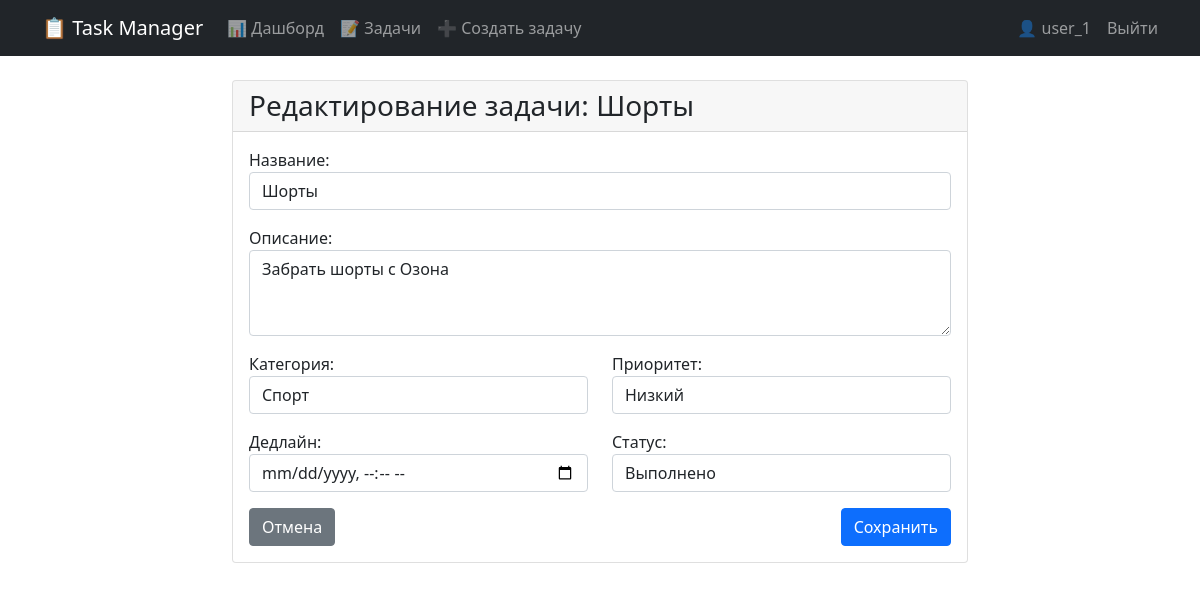
/tasks/13/edit/ (signed in), run on the app's committed database.
### tasks/models.py (models this page shows, shortened)
class Task(models.Model):
    STATUS_CHOICES = [
        ('pending', 'В ожидании'),
        ('completed', 'Выполнено'),
    ]
    PRIORITY_CHOICES = [
        ('low', 'Низкий'),
        ('medium', 'Средний'),
        ('high', 'Высокий'),
    ]
    title = models.CharField(max_length=200, verbose_name="Название")
    description = models.TextField(blank=True, verbose_name="Описание")
    created_at = models.DateTimeField(auto_now_add=True)
    deadline = models.DateTimeField(null=True, blank=True, verbose_name="Дедлайн")
    status = models.CharField(
        max_length=20,
        choices=STATUS_CHOICES,
        default='pending',
        verbose_name="Статус"
    )
    priority = models.CharField(
        max_length=10,
        choices=PRIORITY_CHOICES,
        default='medium',
        verbose_name="Приоритет"
    )
    category = models.ForeignKey(
        Category,
        on_delete=models.SET_NULL,
        null=True,
        blank=True,
        verbose_name="Категория"
    )
    user = models.ForeignKey(
        User,
        on_delete=models.CASCADE,
        verbose_name="Пользователь"
    )
    class Meta:
        verbose_name = "Задача"
        verbose_name_plural = "Задачи"
        ordering = ['-created_at']

### tasks/views.py (the view)
# urls.py: path('tasks/<int:pk>/edit/', views.TaskUpdateView.as_view(), name='task_update'),
class TaskUpdateView(LoginRequiredMixin, UpdateView):
    model = Task
    form_class = TaskForm
    template_name = 'tasks/task_form.html'
    success_url = reverse_lazy('task_list')
    def get_queryset(self):
        return Task.objects.filter(user=self.request.user)

### tasks/forms.py
class TaskForm(forms.ModelForm):
    class Meta:
        model = Task
        fields = ['title', 'description', 'category', 'priority', 'deadline', 'status']
        widgets = {
            'title': forms.TextInput(attrs={
                'class': 'form-control',
                'placeholder': 'Введите название задачи'
            }),
            'description': forms.Textarea(attrs={
                'class': 'form-control',
                'rows': 3,
                'placeholder': 'Опишите задачу...'
            }),
            'category': forms.Select(attrs={'class': 'form-control'}),
            'priority': forms.Select(attrs={'class': 'form-control'}),
            'deadline': forms.DateTimeInput(attrs={
                'class': 'form-control',
                'type': 'datetime-local'
            }),
            'status': forms.Select(attrs={'class': 'form-control'}),
        }

### tasks/models.py (called while the page is built)
    def __str__(self):
        return self.name

### tasks/templates/tasks/task_form.html (shortened to what this page needs)
{% extends 'base.html' %}
{% block content %}
<div class="row justify-content-center">
    <div class="col-md-8">
        <div class="card">
            <div class="card-header">
                <h3 class="mb-0">
                    {% if task %}
                        Редактирование задачи: {{ task.title }}
                    {% else %}
                        Создание новой задачи
                    {% endif %}
                </h3>
            </div>
            <div class="card-body">
                <form method="post">
                    <div class="mb-3">
                        {{ form.title.label_tag }}
                        {{ form.title }}
                    </div>
                    <div class="mb-3">
                        {{ form.description.label_tag }}
                        {{ form.description }}
                    </div>
                    <div class="row">
                        <div class="col-md-6 mb-3">
                            {{ form.category.label_tag }}
                            {{ form.category }}
                        </div>
                        <div class="col-md-6 mb-3">
                            {{ form.priority.label_tag }}
                            {{ form.priority }}
                        </div>
                        <div class="col-md-6 mb-3">
                            {{ form.deadline.label_tag }}
                            {{ form.deadline }}
                        </div>
                        <div class="col-md-6 mb-3">
                            {{ form.status.label_tag }}
                            {{ form.status }}
                        </div>
                    </div>
                    <div class="d-flex justify-content-between">
                        <a href="{% url 'task_list' %}" class="btn btn-secondary">Отмена</a>
                        <button type="submit" class="btn btn-primary">
                            {% if task %}Сохранить{% else %}Создать{% endif %}
                        </button>
                    </div>
                </form>
            </div>
        </div>
    </div>
</div>
{% endblock %}

### templates/base.html (shortened to what this page needs)
<!DOCTYPE html>
<html lang="ru">
<head>
    <link href="https://cdn.jsdelivr.net/npm/bootstrap@5.1.3/dist/css/bootstrap.min.css" rel="stylesheet">
</head>
<body>
    <nav class="navbar navbar-expand-lg navbar-dark bg-dark mb-4">
        <div class="container">
            <a class="navbar-brand" href="{% url 'dashboard' %}">📋 Task Manager</a>
            <div class="collapse navbar-collapse" id="navbarNav">
                <ul class="navbar-nav me-auto">
                    <li class="nav-item">
                        <a class="nav-link" href="{% url 'dashboard' %}">📊 Дашборд</a>
                    </li>
                    <li class="nav-item">
                        <a class="nav-link" href="{% url 'task_list' %}">📝 Задачи</a>
                    </li>
                    <li class="nav-item">
                        <a class="nav-link" href="{% url 'task_create' %}">➕ Создать задачу</a>
                    </li>
                </ul>
                <ul class="navbar-nav">
                    {% if user.is_authenticated %}
                        <li class="nav-item">
                            <span class="navbar-text me-3">👤 {{ user.username }}</span>
                        </li>
                        <li class="nav-item">
                            <form method="post" action="{% url 'logout' %}" class="d-inline">
                                <button type="submit" class="logout-btn nav-link p-0">
                                    Выйти
                                </button>
                            </form>
                        </li>
                    {% else %}
                        <li class="nav-item">
                            <a class="nav-link" href="{% url 'login' %}">Войти</a>
                        </li>
                    {% endif %}
                </ul>
            </div>
        </div>
    </nav>
    <div class="container">
        {% block content %}{% endblock %}
    </div>
</body>
</html>

### templates/base.html (style rules this page uses)
.logout-btn { background: none; border: none; color: rgba(255,255,255,.55); padding: 0; font: inherit; cursor: pointer; }

### data on the page
Task: title "Шорты", description "Забрать шорты с Озона", category "Спорт", priority "Низкий", status "Выполнено"

### other printed values
{{ user.username }} "user_1"
